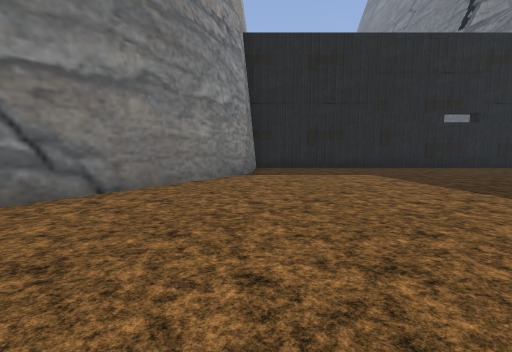
View 1 (above)

20 first-person views from a walk through a level from a Godot 3-D game. The camera is 1.5 m above the floor, tilts 6° down and sees 85° across. The floor is counted in squares, 2 m on a side. Each view is taken from the middle of a square. On the plan, view 1 faces up. The plan holds only what a view shows up to about 10 squares ahead; the rest is blank. The place goes on beyond the plan. Some surface patterns are stand-ins.

View 2
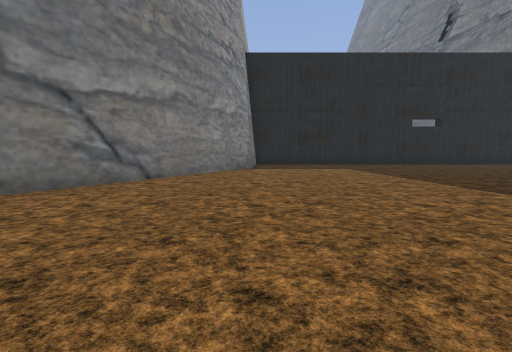

View 3
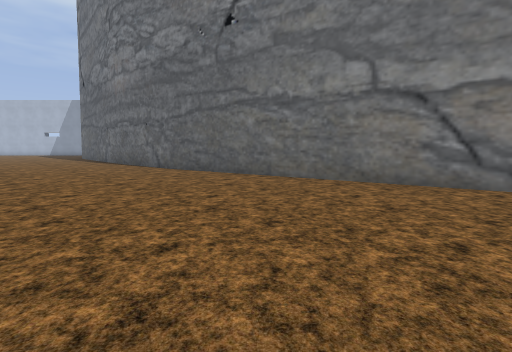

View 4
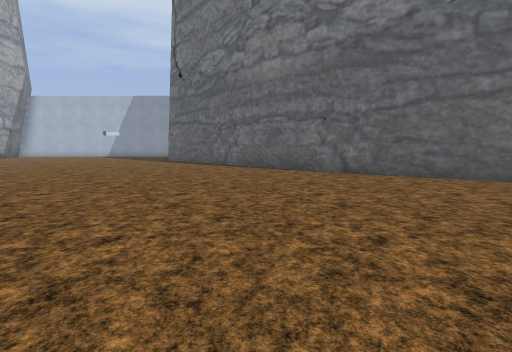

View 5
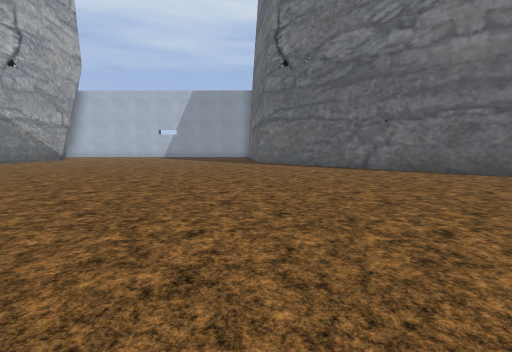

View 6
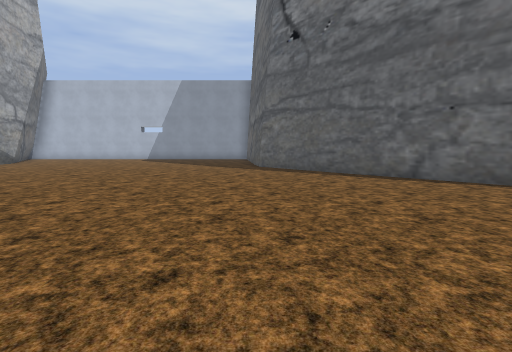

View 7
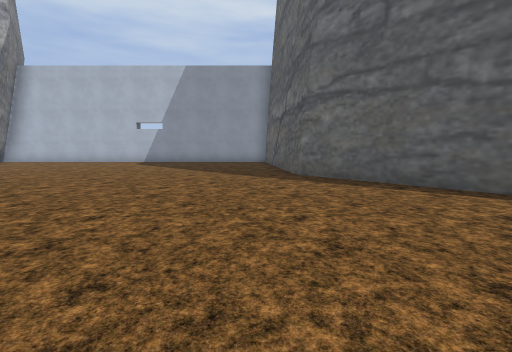

View 8
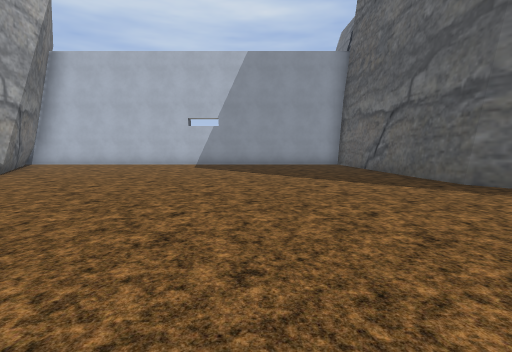

View 9
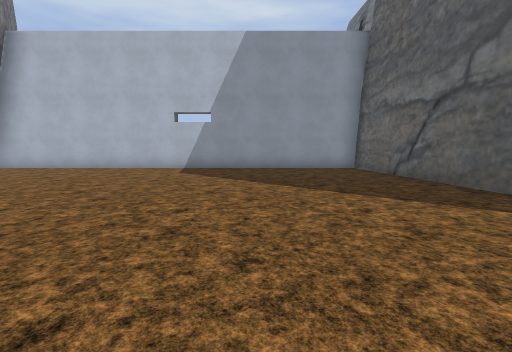

View 10
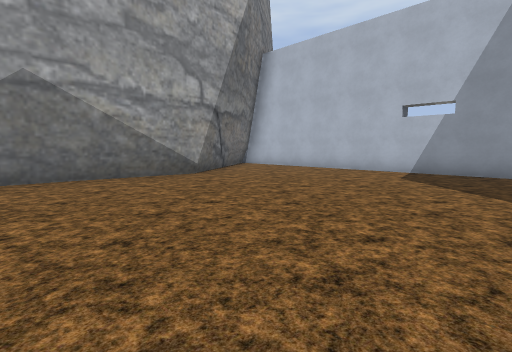

View 11
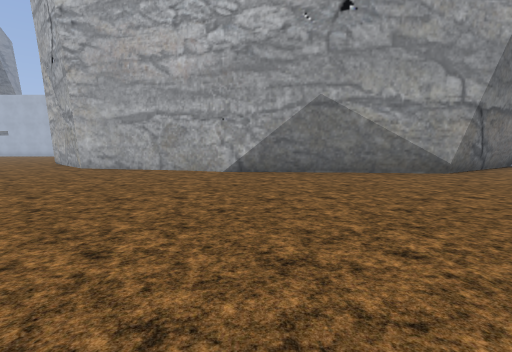

View 12
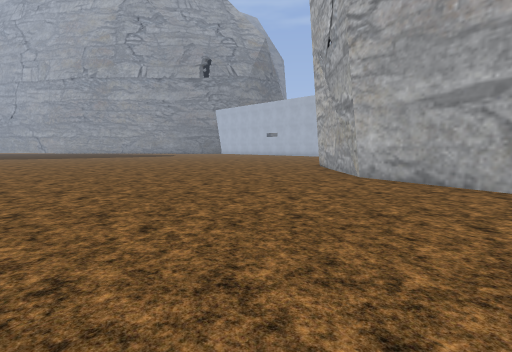

View 13
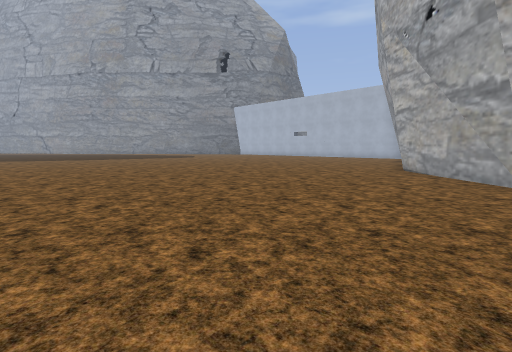

View 14
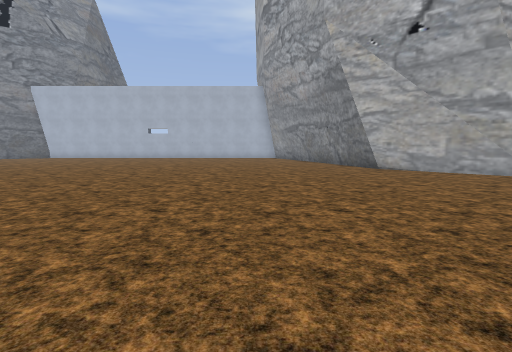

View 15
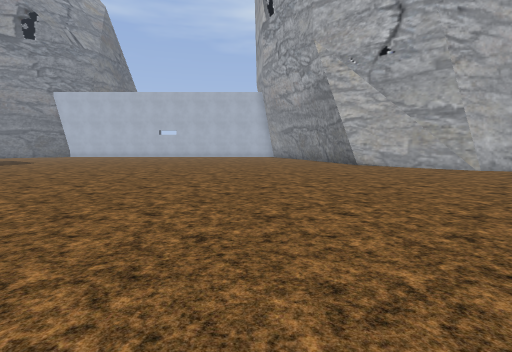

View 16
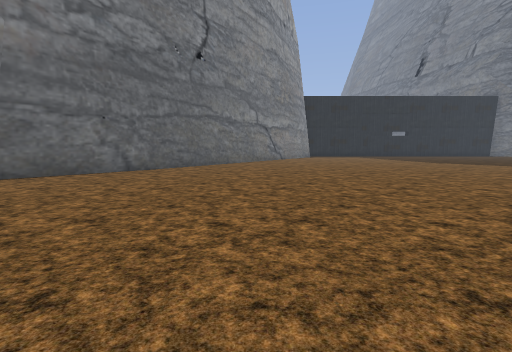

View 17
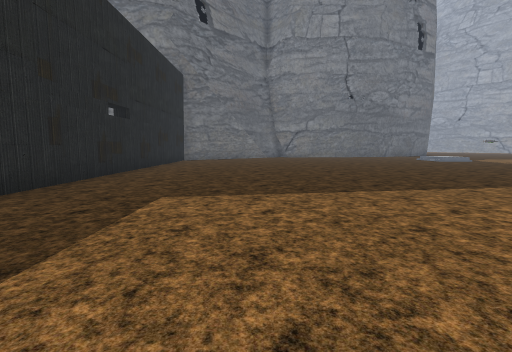

View 18
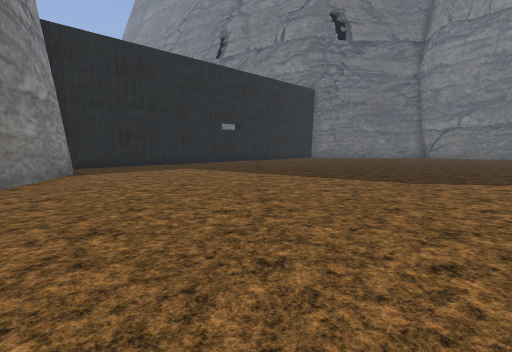

View 19
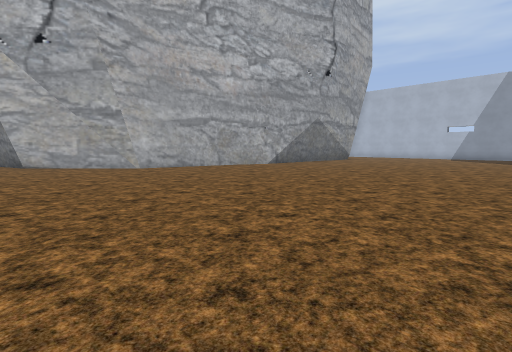

View 20
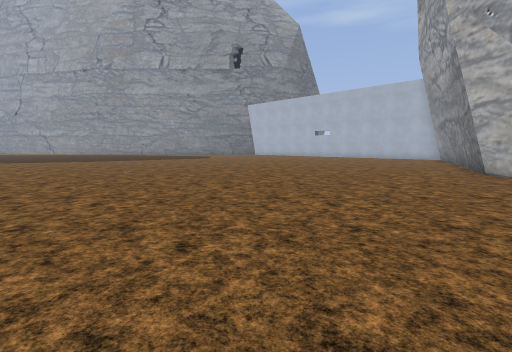

### Floor plan
Points are (right, up) in squares from view 1. A wall is a line through its corners. A room is listed if a view was taken in it or the views show most of it. See-through windows are left out.
Room 1 (views 1, 2, 3, 4, 5, 6, 7, 8, 9, 10, 11, 12, 13, 14, 15, 16, 17, 18, 19, 20)
walls: (-9.8, -5.7) (-15.5, -10.9) (-21.8, -11.5) (-21.8, -24); (-7.5, -3) (-10, -5.8); (-9.6, -22.9) (-5.9, -23.7) (-3, -26.4) (-2.7, -27.6); (-14.2, -21.9) (-11.9, -22) (-9.4, -23); (-16.5, -21.4) (-14.1, -21.9); (-17.2, -21.6) (-11.4, -22.4); (-17.3, -21.7) (-16.2, -21.8); (-0.2, 7.8) (-7.9, -3.6); (-21.1, -23.8) (-17.6, -21.7); (9.1, 9.9) (0, 9.9) (-0.2, 7.9) (-0.5, 7.3)
low walls: (-19.4, -23.1) (-17.3, -21.7)

Positions as (right, up) in squares from view 1, and headings:
1: (0, 0), facing up
2: (0, -2), facing up
3: (2, 0), facing left
4: (0, -6), facing left
5: (-2, -11), facing left
6: (-5, -11), facing left
7: (-8, -12), facing left
8: (-10, -15), facing left
9: (-12, -15), facing left
10: (-13, -15), facing down-left
11: (-12, -14), facing down
12: (-9, -17), facing down-right
13: (-6, -17), facing down-right
14: (1, -17), facing down
15: (1, -15), facing down
16: (-4, -12), facing up
17: (-1, 6), facing right
18: (-2, -1), facing up-right
19: (-2, -14), facing down-left
20: (-4, -17), facing down-right
